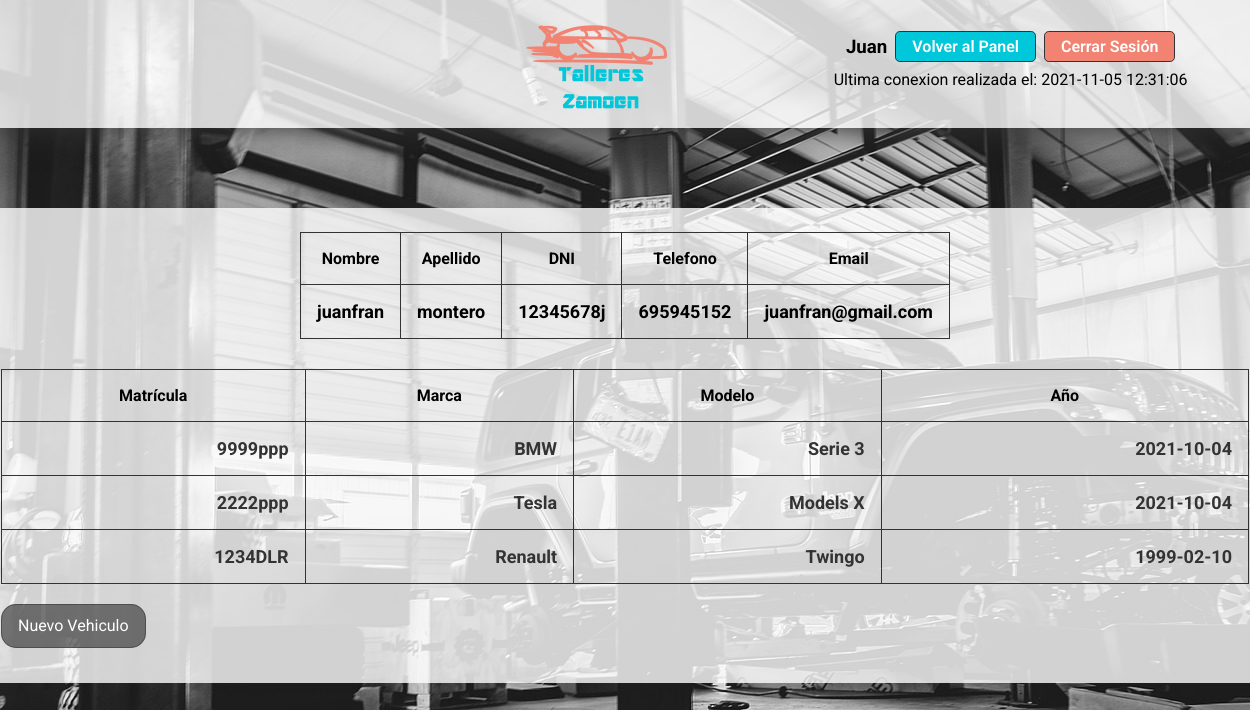
/Vehiculos/vehiculo.php?dni=12345678j (signed in), run on the app's committed database.
### tables this page shows
CREATE TABLE `lista_usuario` (
  `id_usuario` int(11) NOT NULL,
  `nombre` varchar(20) NOT NULL,
  `apellidos` varchar(30) NOT NULL,
  `dni` varchar(9) NOT NULL,
  `telefono` int(9) NOT NULL,
  `email` varchar(40) NOT NULL,
  `contrasena` varchar(50) DEFAULT NULL,
  `id_admin` int(1) DEFAULT NULL
);

CREATE TABLE `lista_vehiculos` (
  `id_matricula` int(11) NOT NULL,
  `matricula` varchar(10) NOT NULL,
  `marca` varchar(20) NOT NULL,
  `modelo` varchar(20) NOT NULL,
  `año` date NOT NULL,
  `id_usuario` int(11) DEFAULT NULL
);

### biblioteca/funcionesZamoen.php (called while the page is built, shortened)
<?php
    function datosNombre($conn, $dni){
        $sqlName = "SELECT nombre FROM lista_usuario WHERE dni = '$dni'";
        $resultName = mysqli_query($conn, $sqlName);
        if ($resultName === false) {
            echo mysqli_error($conn);
        } else {
            $info = mysqli_fetch_array($resultName);
            $name = $info['nombre'];
            return $name;
        }
    }
?>

### Vehiculos/vehiculo.php (the view, shortened to what this page needs)
<!DOCTYPE html>
<html lang="es">
<head>
    <link rel="stylesheet" href="../styles/styleHeader.css">
    <link rel="stylesheet" href="../styles/styleVehiculo.css">
</head>
<body>
    <?php
    include "../biblioteca/funcionesZamoen.php";
    $conn = Conexion();
    $dni = $_SESSION['dni'];
    $name = datosNombre($conn, $dni);
    ?>
    <div class="outer-container">
    <header id="cabecera">
        <div class="logo">
            <a href="../Vehiculos/vehiculo.php?dni=<?php echo $_GET['dni']; ?>">
                <img id="logo-taller" src="../img/Logo-Coche.png" alt="Logo Talleres Zamoen">
            </a>
        </div>
        <div class="container-info-header">
            <div class="info-usu">
                <h3><?php echo ucfirst($name); ?></h3>
                    <?php
                    if($_SESSION['id_admin'] == 1){
                        ?>
                        <a id="btn-Panel" href="../Login/lista_Admin.php">Volver al Panel</a>
                        <?php
                    }
                    ?>
                    <a id="btn-logOut" href="../Login/logOut.php">Cerrar Sesión</a>
            </div>
            <div class="cookies">
                <p><?php echo 'Ultima conexion realizada el: '.$_COOKIE[$_SESSION['dni'].'Cookie']; ?></p>
            </div>
            </div>
        </header>
        <?php
        $dniUsu = $_GET['dni'];
        $sqlFirst =  "SELECT nombre, apellidos, dni, telefono, email
                            FROM lista_usuario
                            WHERE dni = '$dniUsu'";
        $info = mysqli_query($conn, $sqlFirst);
        if ($info === false) {
            echo mysqli_error($conn);
        } else {
        ?>
            <div class="container-form">
                <table name="infoUsuarios" id="infoUsuarios">
                    <th>Nombre</th>
                    <th>Apellido</th>
                    <th>DNI</th>
                    <th>Telefono</th>
                    <th>Email</th>
                    <tr>
                        <?php
                        foreach ($info as $valor) {
                        ?>
                            <td><?php echo $valor['nombre']; ?></td>
                            <td><?php echo $valor['apellidos']; ?></td>
                            <td><?php echo $dniUsu; ?></td>
                            <td><?php echo $valor['telefono']; ?></td>
                            <td><?php echo $valor['email']; ?></td>
                        <?php
                        }
                        ?>
                    </tr>
                </table>
            </div>
            <?php
            $sql =  "SELECT matricula, marca, modelo, año
                        FROM lista_vehiculos
                        WHERE id_usuario = (SELECT id_usuario
                                            FROM lista_usuario
                                            WHERE dni = '$dniUsu')";
            $results = mysqli_query($conn, $sql);
            if ($results === false) {
                echo mysqli_error($conn);
            } else {
            ?>
                <div class="container-view">
                    <table name="datosUsuarios" id="datosUsuarios">
                        <th>Matrícula</th>
                        <th>Marca</th>
                        <th>Modelo</th>
                        <th>Año</th>
                        <?php
                        foreach ($results as $valor) {
                        ?>
                            <tr>
                                <?php
                                foreach ($valor as $k) {
                                ?>
                                    <td><a href="../Sevicios/Servicios.php?dni=<?php echo $_GET['dni']; ?>&matricula=<?php echo ($valor["matricula"]); ?>"><?php echo $k; ?></a></td>
                                <?php
                                }
                                ?>
                            </tr>
                        <?php
                        }
                        ?>
                    </table>
                    <div class="newvh">
                        <a href="../Vehiculos/newVehiculo.php?dni=<?php echo $_GET['dni']; ?>" class="btn newvh">Nuevo Vehiculo</a>
                    </div>
            <?php
            }
        }
            ?>
                </div>
    </div>
</body>
</html>

### styles/styleHeader.css (style rules this page uses)
* { margin: 0; padding: 0; box-sizing: border-box; font-family: 'Roboto', sans-serif; }
body { background-image: url('../img/fondo-taller.jpg'); background-repeat: no-repeat; background-size: auto; }
.outer-container { width: 100vw; height: 100vh; }
#cabecera { position: fixed; top: 0; left: 0; width: 100%; height: 8rem; background-color: rgb(255, 255, 255, .8); display: flex; justify-content: space-evenly; align-items: center; box-shadow: 5px 0 30px #333; }
#logo-taller { width: 10rem; }
.vacio, .info-usu { flex-basis: 33%; }
.container-info-header { display: flex; justify-content: flex-end; align-items: center; flex-direction: column; }
.info-usu { display: flex; justify-content: flex-end; align-items: center; }
#btn-logOut, #btn-Panel { margin-left: .5rem; padding: .3rem 1rem; color: #fff; border-radius: .3rem; border: 1px solid #333; font-weight: 600; cursor: pointer; text-decoration: none; }
#btn-Panel { background-color: #00C7DA; }
#btn-logOut { background-color: #F28271; }
.cookies { display: flex; flex-direction: column; font-size: 1rem; padding: .5rem; width: 100%; }
.logo { width: 20%; }

### styles/styleVehiculo.css (style rules this page uses)
* { margin: 0; padding: 0; box-sizing: border-box; font-family: 'Roboto', sans-serif; }
a { text-decoration: none; color: #333; }
.outer-container { display: flex; justify-content: flex-start; align-items: center; flex-direction: column; width: 100vw; height: 100vh; margin-top: 5rem; }
#infoUsuarios { margin-top: 8rem; width: 80rem; background-color: rgb(255, 255, 255, .8); display: flex; justify-content: center; align-items: center; border-radius: .4rem; padding: 1.5rem 1rem; border-collapse: collapse; }
.container-view { width: 80rem; height: auto; background-color: rgb(255, 255, 255, .8); padding: .4rem 1rem; }
#datosUsuarios { width: 100%; height: auto; border-collapse: collapse; }
#datosUsuarios th, #infoUsuarios th { padding: 1rem; font-size: 1rem; font-weight: bold; border: 1px solid #333; text-align: center; }
#datosUsuarios tr, #infoUsuarios tr { cursor: pointer; text-align: right; }
#datosUsuarios td, #infoUsuarios td { padding: 1rem; font-size: 1.125rem; border: 1px solid #333; font-weight: bolder; }
.btn { padding: .7rem 1rem; color: #333; font-size: 1rem; border-radius: 15px; border:none; cursor: pointer; margin-top: -2rem; margin-right: .8rem; background-color: rgba(51, 51, 51, 0.637); border: 1px solid rgba(51, 51, 51, 0.521); }
.newvh { color: white; height: 60px; margin-top: 2rem; }

### data on the page
lista_usuario: nombre "Juan"
lista_usuario: nombre "juanfran", apellidos "montero", telefono "695945152", email "juanfran@gmail.com"
lista_vehiculos: matricula "9999ppp", marca "BMW", modelo "Serie 3", año "2021-10-04"
lista_vehiculos: matricula "2222ppp", marca "Tesla", modelo "Models X", año "2021-10-04"
lista_vehiculos: matricula "1234DLR", marca "Renault", modelo "Twingo", año "1999-02-10"

### other printed values
$_COOKIE[$_SESSION['dni'].'Cookie'] "2021-11-05 12:31:06"
